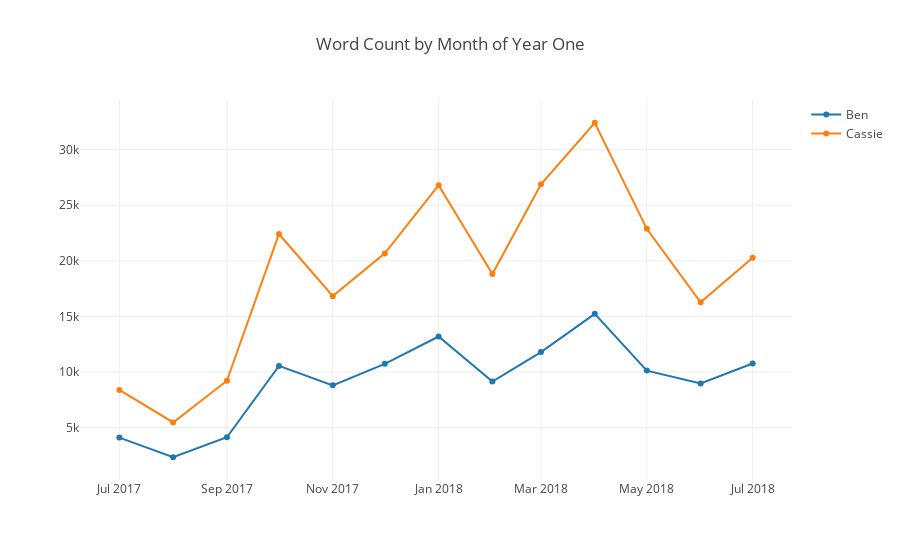

Here is the notebook cell this chart was saved with:
### Code cell
plotly.offline.iplot(fig)

### Figure 1 — Plotly figure (JSON) as saved in the notebook; plotly's stock layout.template omitted (floating-point values rounded to 4 significant figures)
{"data": [{"name": "Ben", "type": "scatter", "uid": "f35bd0f0-98f5-11e9-a443-88e9fe8877b9", "x": ["2017-7", "2017-8", "2017-9", "2017-10", "2017-11", "2017-12", "2018-1", "2018-2", "2018-3", "2018-4", "2018-5", "2018-6", "2018-7", "2017-7", "2017-8", "2017-9", "2017-10", "2017-11", "2017-12", "2018-1", "2018-2", "2018-3", "2018-4", "2018-5", "2018-6", "2018-7"], "y": [4091, 2320, 4120, 10540, 8792, 10728, 13188, 9136, 11786, 15230, 10118, 8960, 10755]}, {"name": "Cassie", "type": "scatter", "uid": "f35bd37d-98f5-11e9-9d06-88e9fe8877b9", "x": ["2017-7", "2017-8", "2017-9", "2017-10", "2017-11", "2017-12", "2018-1", "2018-2", "2018-3", "2018-4", "2018-5", "2018-6", "2018-7", "2017-7", "2017-8", "2017-9", "2017-10", "2017-11", "2017-12", "2018-1", "2018-2", "2018-3", "2018-4", "2018-5", "2018-6", "2018-7"], "y": [8380, 5455, 9209, 22415, 16822, 20670, 26813, 18814, 26893, 32428, 22881, 16274, 20267]}], "layout": {"title": "Word Count by Month of Year One"}}
